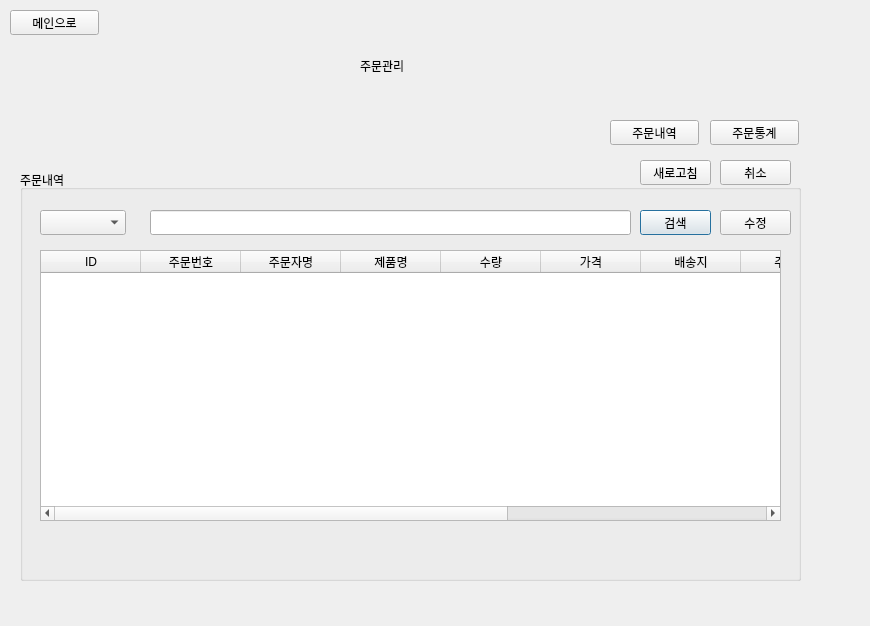
<?xml version="1.0" encoding="UTF-8"?>
<ui version="4.0">
 <class>Dialog</class>
 <widget class="QDialog" name="Dialog">
  <property name="geometry">
   <rect>
    <x>0</x>
    <y>0</y>
    <width>870</width>
    <height>626</height>
   </rect>
  </property>
  <property name="windowTitle">
   <string>Dialog</string>
  </property>
  <widget class="QLabel" name="label">
   <property name="geometry">
    <rect>
     <x>360</x>
     <y>50</y>
     <width>131</width>
     <height>31</height>
    </rect>
   </property>
   <property name="text">
    <string>주문관리</string>
   </property>
  </widget>
  <widget class="QGroupBox" name="groupBox">
   <property name="geometry">
    <rect>
     <x>20</x>
     <y>170</y>
     <width>781</width>
     <height>411</height>
    </rect>
   </property>
   <property name="title">
    <string>주문내역</string>
   </property>
   <widget class="QTableWidget" name="widgetOrder">
    <property name="geometry">
     <rect>
      <x>20</x>
      <y>80</y>
      <width>741</width>
      <height>271</height>
     </rect>
    </property>
    <column>
     <property name="text">
      <string>ID</string>
     </property>
    </column>
    <column>
     <property name="text">
      <string>주문번호</string>
     </property>
    </column>
    <column>
     <property name="text">
      <string>주문자명</string>
     </property>
    </column>
    <column>
     <property name="text">
      <string>제품명</string>
     </property>
    </column>
    <column>
     <property name="text">
      <string>수량</string>
     </property>
    </column>
    <column>
     <property name="text">
      <string>가격</string>
     </property>
    </column>
    <column>
     <property name="text">
      <string>배송지</string>
     </property>
    </column>
    <column>
     <property name="text">
      <string>주문일</string>
     </property>
    </column>
    <column>
     <property name="text">
      <string>배송기간</string>
     </property>
    </column>
    <column>
     <property name="text">
      <string>결제상태</string>
     </property>
    </column>
    <column>
     <property name="text">
      <string>배송상태</string>
     </property>
    </column>
   </widget>
   <widget class="QLineEdit" name="lineEdit">
    <property name="geometry">
     <rect>
      <x>130</x>
      <y>40</y>
      <width>481</width>
      <height>25</height>
     </rect>
    </property>
   </widget>
   <widget class="QComboBox" name="comboBox">
    <property name="geometry">
     <rect>
      <x>20</x>
      <y>40</y>
      <width>86</width>
      <height>25</height>
     </rect>
    </property>
   </widget>
   <widget class="QPushButton" name="btn_Search">
    <property name="geometry">
     <rect>
      <x>620</x>
      <y>40</y>
      <width>71</width>
      <height>25</height>
     </rect>
    </property>
    <property name="text">
     <string>검색</string>
    </property>
   </widget>
   <widget class="QPushButton" name="btn_modify">
    <property name="geometry">
     <rect>
      <x>700</x>
      <y>40</y>
      <width>71</width>
      <height>25</height>
     </rect>
    </property>
    <property name="text">
     <string>수정</string>
    </property>
   </widget>
  </widget>
  <widget class="QPushButton" name="pushButton">
   <property name="geometry">
    <rect>
     <x>610</x>
     <y>120</y>
     <width>89</width>
     <height>25</height>
    </rect>
   </property>
   <property name="text">
    <string>주문내역</string>
   </property>
  </widget>
  <widget class="QPushButton" name="pushButton_2">
   <property name="geometry">
    <rect>
     <x>710</x>
     <y>120</y>
     <width>89</width>
     <height>25</height>
    </rect>
   </property>
   <property name="text">
    <string>주문통계</string>
   </property>
  </widget>
  <widget class="QPushButton" name="mainButton_o">
   <property name="geometry">
    <rect>
     <x>10</x>
     <y>10</y>
     <width>89</width>
     <height>25</height>
    </rect>
   </property>
   <property name="text">
    <string>메인으로</string>
   </property>
  </widget>
  <widget class="QPushButton" name="btn_cancle">
   <property name="geometry">
    <rect>
     <x>720</x>
     <y>160</y>
     <width>71</width>
     <height>25</height>
    </rect>
   </property>
   <property name="text">
    <string>취소</string>
   </property>
  </widget>
  <widget class="QPushButton" name="btn_refresh">
   <property name="geometry">
    <rect>
     <x>640</x>
     <y>160</y>
     <width>71</width>
     <height>25</height>
    </rect>
   </property>
   <property name="text">
    <string>새로고침</string>
   </property>
  </widget>
 </widget>
 <resources/>
 <connections/>
</ui>
